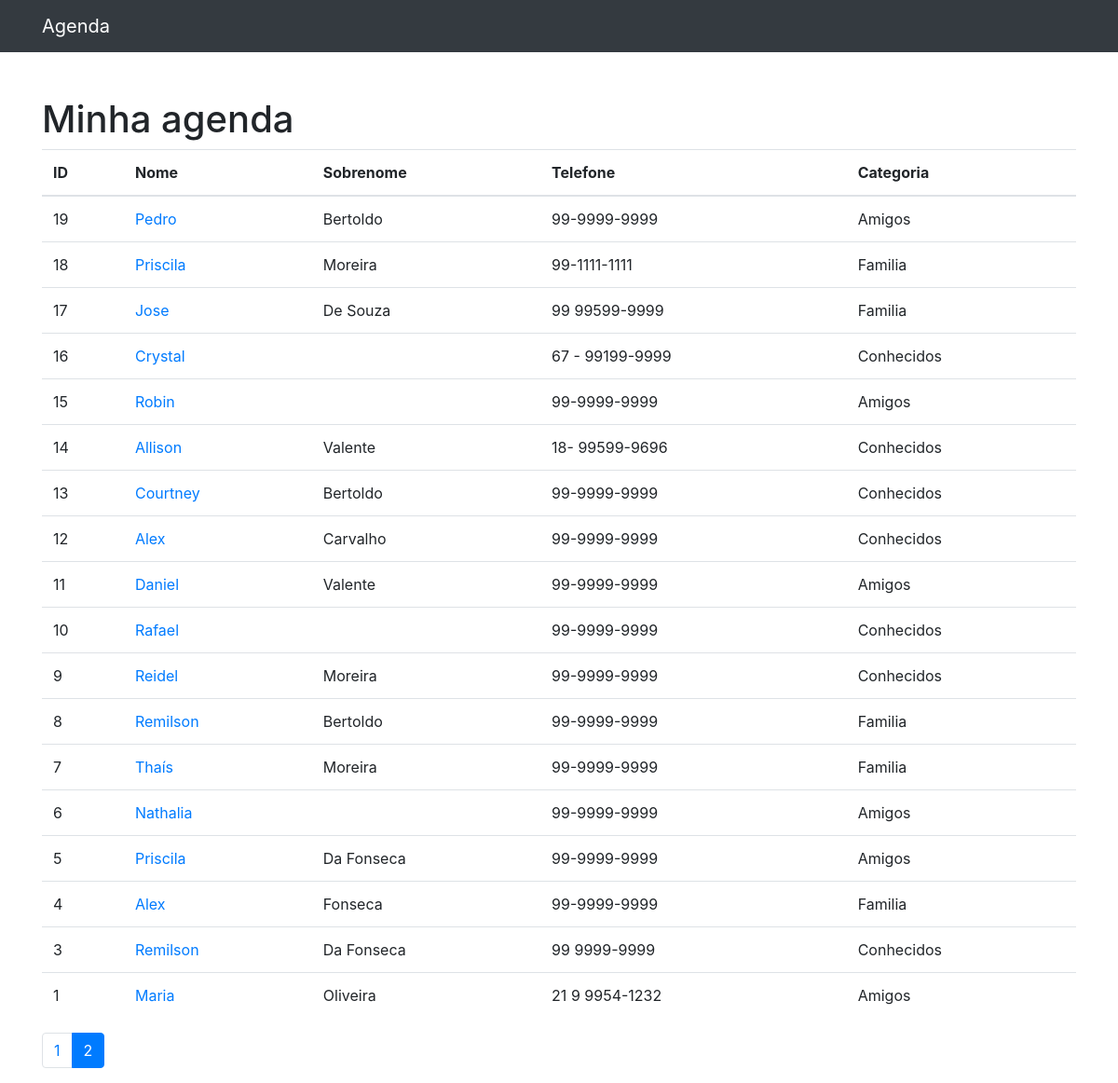
Page /?p=2 on the committed database.
### contatos/models.py (models this page shows, shortened)
class Contato(models.Model):
    nome = models.CharField(max_length=255)
    sobrenome = models.CharField(max_length=255, blank=True)
    telefone = models.CharField(max_length=255)
    email = models.CharField(max_length=255, blank=True)
    data_criacao = models.DateField(default=timezone.now)
    descricao = models.TextField(blank=True)
    categoria = models.ForeignKey(Categoria, on_delete=models.DO_NOTHING)
    mostrar = models.BooleanField(default=True)
    foto = models.ImageField(blank=True, upload_to='fotos/%Y/%m')

class Categoria(models.Model):
    nome = models.CharField(max_length=255)
    def __str__(self):
        return self.nome

### contatos/views.py (the view)
# urls.py: path('', views.index, name='index'),
def index(request):
    contatos = Contato.objects.order_by('-id').filter(
        mostrar=True
    )
    paginator = Paginator(contatos, 20)
    page = request.GET.get('p')
    contatos = paginator.get_page(page)
    return render(request, 'contatos/index.html', {
        'contatos': contatos
    })

### contatos/templates/contatos/index.html
{% extends 'base.html'%}
{%block conteudo%}
<h1 class="mt-5" xmlns="http://www.w3.org/1999/html">Minha agenda</h1>
<table class="table">
    <thead>
    <tr>
        <th>ID</th>
        <th>Nome</th>
        <th>Sobrenome</th>
        <th>Telefone</th>
        <th>Categoria</th>
    </tr>
    </thead>
    <tbody>
    {% for contato in contatos %}
        <tr>
            <td>{{ contato.id }}</td>
            <td>
                <a href="{% url 'ver_contato' contato.id %}">{{ contato.nome }}</a>
            </td>
            <td>{{ contato.sobrenome }}</td>
            <td>{{ contato.telefone }}</td>
            <td>{{ contato.categoria }}</td>
        </tr>
    {% endfor %}
    </tbody>
</table>
<nav aria-label="Page navigation example">
    <ul class="pagination">
        {% for pagina in contatos.paginator.page_range %}
            {% if contatos.number == pagina %}
                <li class="page-item active">
                    <a class="page-link" href="?p={{ pagina }}">{{ pagina }}</a>
                </li>
        {% else %}
           <li class="page-item">
            <a class="page-link" href="?p={{ pagina }}">{{ pagina }}</a>
        </li>
        {% endif %}
        {% endfor %}
    </ul>
</nav>
{%endblock%}

### rows in the picture
Contato: id "19", nome "Pedro", sobrenome "Bertoldo", telefone "99-9999-9999", categoria "Amigos"
Contato: id "18", nome "Priscila", sobrenome "Moreira", telefone "99-1111-1111", categoria "Familia"
Contato: id "17", nome "Jose", sobrenome "De Souza", telefone "99 99599-9999", categoria "Familia"
Contato: id "16", nome "Crystal", telefone "67 - 99199-9999", categoria "Conhecidos"
Contato: id "15", nome "Robin", telefone "99-9999-9999", categoria "Amigos"
Contato: id "14", nome "Allison", sobrenome "Valente", telefone "18- 99599-9696", categoria "Conhecidos"
Contato: id "13", nome "Courtney", sobrenome "Bertoldo", telefone "99-9999-9999", categoria "Conhecidos"
Contato: id "12", nome "Alex", sobrenome "Carvalho", telefone "99-9999-9999", categoria "Conhecidos"
Contato: id "11", nome "Daniel", sobrenome "Valente", telefone "99-9999-9999", categoria "Amigos"
Contato: id "10", nome "Rafael", telefone "99-9999-9999", categoria "Conhecidos"
Contato: id "9", nome "Reidel", sobrenome "Moreira", telefone "99-9999-9999", categoria "Conhecidos"
Contato: id "8", nome "Remilson", sobrenome "Bertoldo", telefone "99-9999-9999", categoria "Familia"
Contato: id "7", nome "Thaís", sobrenome "Moreira", telefone "99-9999-9999", categoria "Familia"
Contato: id "6", nome "Nathalia", telefone "99-9999-9999", categoria "Amigos"
Contato: id "5", nome "Priscila", sobrenome "Da Fonseca", telefone "99-9999-9999", categoria "Amigos"
Contato: id "4", nome "Alex", sobrenome "Fonseca", telefone "99-9999-9999", categoria "Familia"
Contato: id "3", nome "Remilson", sobrenome "Da Fonseca", telefone "99 9999-9999", categoria "Conhecidos"
Contato: id "1", nome "Maria", sobrenome "Oliveira", telefone "21 9 9954-1232", categoria "Amigos"

### other values in the picture
{{ pagina }} "1"
{{ pagina }} "2"
